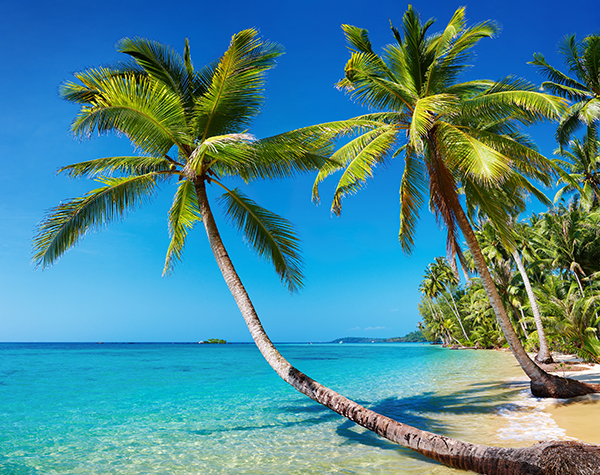
//> input picture computer-vision-basics/histogram-color/beach.png, 600 x 475 px
$ ./histogram-color beach.png   (built with g++ and OpenCV 4)
//> lines starting //> are read from the running program, lines starting //| are printed output that depends on the picture
### computer-vision-basics/cvutils/colors.hpp
#ifndef __COLORS_HPP__
#define __COLORS_HPP__

#include "opencv2/opencv.hpp"

using namespace cv;

#define COLOR_BLACK   Scalar(0.0, 0.0, 0.0)
#define COLOR_WHITE   Scalar(255.0, 255.0, 255.0)
#define COLOR_BLUE    Scalar(255.0, 0.0, 0.0)
#define COLOR_GREEN   Scalar(0.0, 255.0, 0.0)
#define COLOR_RED     Scalar(0.0, 0.0, 255.0)
#define COLOR_AQUA    Scalar(255.0, 255.0, 0.0)
#define COLOR_YELLOW  Scalar(0.0, 255.0, 255.0)
#define COLOR_FUCHSIA Scalar(255.0, 0.0, 255.0)
#define COLOR_NAVY    Scalar(128.0, 0.0, 0.0)
#define COLOR_MAROON  Scalar(0.0, 0.0, 128.0)
#define COLOR_TEAL    Scalar(128.0, 128.0, 0.0)
#define COLOR_OLIVE   Scalar(0.0, 128.0, 128.0)
#define COLOR_PURPLE  Scalar(128.0, 0.0, 128.0)

#endif  // __COLORS_HPP__

### computer-vision-basics/histogram-color/histogram-color.cpp
#include <cstdio>
#include "opencv2/opencv.hpp"
#include "cvutils/colors.hpp"

using namespace cv;

int main(int argc, char** argv) {
    // Define the arguments
    const String keys =
        "{ help    | | Print this message }"
        "{ @input  | | Path to the image  }";

    // Construct the command line parser and parse the arguments
    CommandLineParser parser(argc, argv, keys);
    parser.about("Compute the color histogram");

    if (parser.has("help")) {
        parser.printMessage();
        printf("Example:\n");
        printf("histogram-color beach.png\n");
        return 0;
    }

    String input_path = parser.get<String>(0);

    if (!parser.check()) {
        parser.printErrors();
        return -1;
    }

    // Load the image
    Mat image = imread(input_path, IMREAD_COLOR);
//> image is the input picture: 475 rows x 600 cols, CV_8UC3; mean B, G, R 148.4, 136.5, 73.3
    if (image.empty()) {
        printf("ERR: Cannot load the image\n");
        return -1;
    }
    imshow("Image", image);
    waitKey();

    // Compute the histogram:
    // Split the BGR image into 3 separated channels,
    // then compute the histogram of each channel
    std::vector<Mat> splitted;
    split(image, splitted);
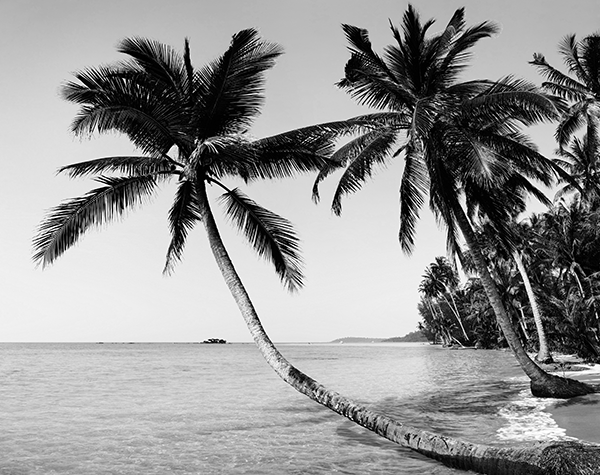
//> splitted[0]: 475 rows x 600 cols, CV_8UC1; min 0, max 255, mean 148.4
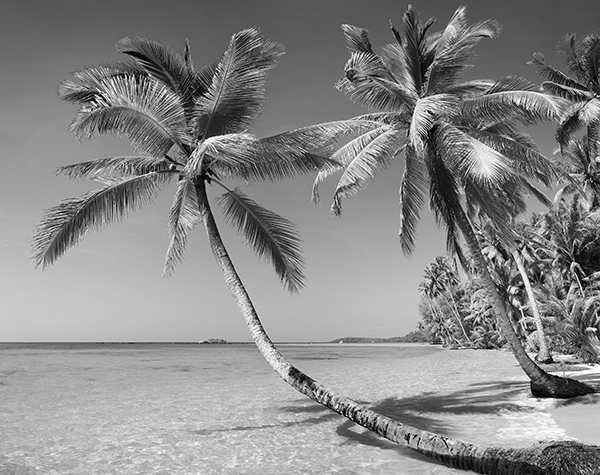
//> splitted[1]: 475 rows x 600 cols, CV_8UC1; min 0, max 255, mean 136.5
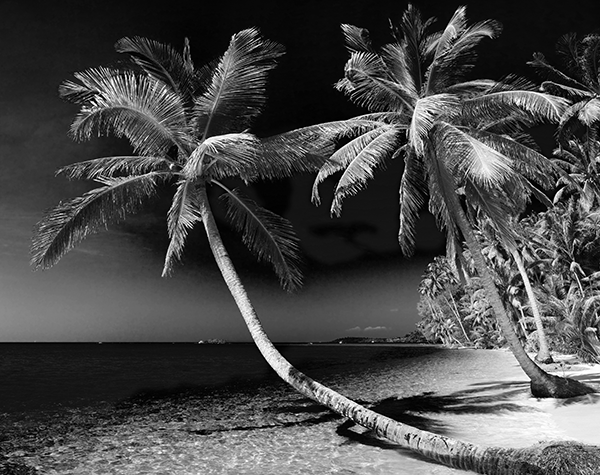
//> splitted[2]: 475 rows x 600 cols, CV_8UC1; min 0, max 255, mean 73.3
    std::vector<int> channels = { 0 };
    std::vector<int> hist_size = { 256 };
    std::vector<float> ranges = { 0.0, 256.0 };
    std::vector<Mat> hist(image.channels());
    for (int i = 0; i < image.channels(); i++) {
        std::vector<Mat> img = { splitted[i] };
        calcHist(img, channels, Mat(), hist[i], hist_size, ranges);
        // Normalize the histogram
        normalize(hist[i], hist[i], 1.0, NORM_L1);
    }

    // Draw a "flattened" RGB historgram
    int hist_w = 512;
    int hist_h = 400;
    int bin_w = cvRound(static_cast<double>(hist_w) / hist_size[0]);
//> (the run ends here: the program needs code that is not available in this run, at `Mat hist_image(hist_h, hist_w, CV_8UC3, COLORNAME_WHITE);`)
